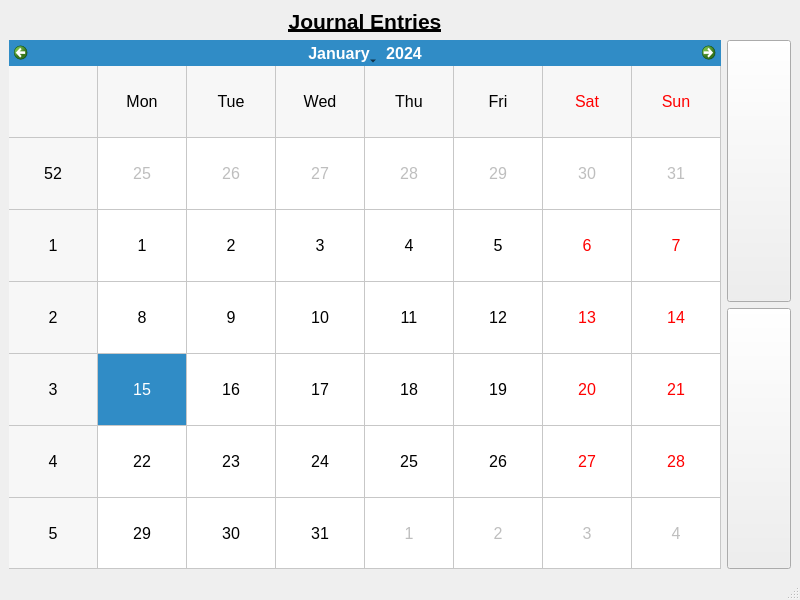
<?xml version="1.0" encoding="UTF-8"?>
<ui version="4.0">
 <class>MainWindow</class>
 <widget class="QMainWindow" name="MainWindow">
  <property name="geometry">
   <rect>
    <x>0</x>
    <y>0</y>
    <width>800</width>
    <height>600</height>
   </rect>
  </property>
  <property name="font">
   <font>
    <weight>75</weight>
    <bold>true</bold>
   </font>
  </property>
  <property name="windowTitle">
   <string>Meditations</string>
  </property>
  <property name="autoFillBackground">
   <bool>false</bool>
  </property>
  <widget class="QWidget" name="centralwidget">
   <layout class="QGridLayout" name="gridLayout">
    <item row="1" column="0">
     <widget class="CustomCalendar" name="calendar">
      <property name="font">
       <font>
        <pointsize>12</pointsize>
        <weight>50</weight>
        <bold>false</bold>
       </font>
      </property>
      <property name="mouseTracking">
       <bool>false</bool>
      </property>
      <property name="layoutDirection">
       <enum>Qt::LeftToRight</enum>
      </property>
      <property name="gridVisible">
       <bool>true</bool>
      </property>
     </widget>
    </item>
    <item row="1" column="1">
     <layout class="QVBoxLayout" name="verticalLayout">
      <item>
       <widget class="QPushButton" name="edit">
        <property name="sizePolicy">
         <sizepolicy hsizetype="Minimum" vsizetype="Preferred">
          <horstretch>0</horstretch>
          <verstretch>0</verstretch>
         </sizepolicy>
        </property>
        <property name="font">
         <font>
          <family>Arial</family>
          <pointsize>16</pointsize>
          <weight>50</weight>
          <bold>false</bold>
         </font>
        </property>
        <property name="text">
         <string/>
        </property>
        <property name="flat">
         <bool>false</bool>
        </property>
       </widget>
      </item>
      <item>
       <widget class="QPushButton" name="read">
        <property name="sizePolicy">
         <sizepolicy hsizetype="Minimum" vsizetype="Preferred">
          <horstretch>0</horstretch>
          <verstretch>0</verstretch>
         </sizepolicy>
        </property>
        <property name="font">
         <font>
          <family>Arial</family>
          <pointsize>16</pointsize>
          <weight>50</weight>
          <bold>false</bold>
         </font>
        </property>
        <property name="text">
         <string/>
        </property>
       </widget>
      </item>
     </layout>
    </item>
    <item row="0" column="0">
     <widget class="QLabel" name="label">
      <property name="font">
       <font>
        <family>Arial</family>
        <pointsize>16</pointsize>
        <weight>75</weight>
        <bold>true</bold>
        <underline>true</underline>
       </font>
      </property>
      <property name="text">
       <string>Journal Entries</string>
      </property>
      <property name="alignment">
       <set>Qt::AlignCenter</set>
      </property>
     </widget>
    </item>
   </layout>
  </widget>
  <widget class="QMenuBar" name="menubar">
   <property name="geometry">
    <rect>
     <x>0</x>
     <y>0</y>
     <width>800</width>
     <height>21</height>
    </rect>
   </property>
  </widget>
  <widget class="QStatusBar" name="statusbar"/>
 </widget>
 <customwidgets>
  <customwidget>
   <class>CustomCalendar</class>
   <extends>QCalendarWidget</extends>
   <header>customcalendar.h</header>
  </customwidget>
 </customwidgets>
 <resources/>
 <connections/>
</ui>
